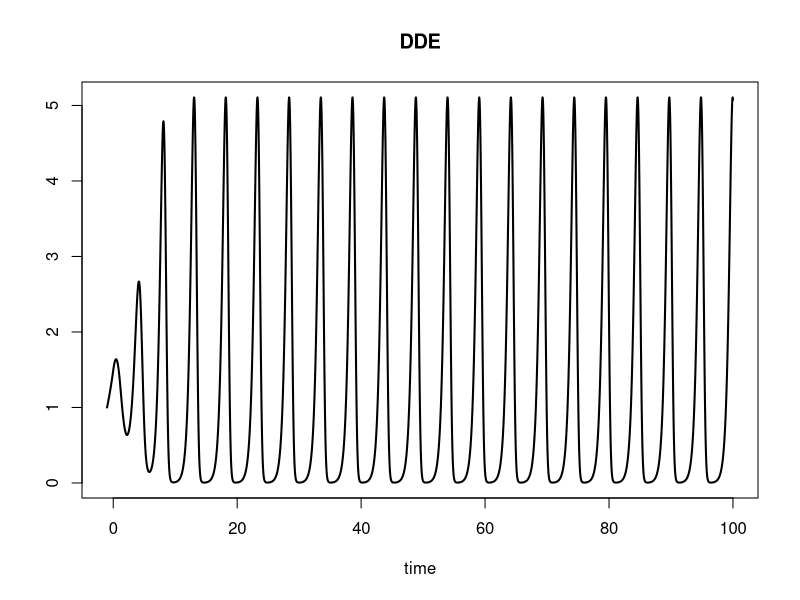

Write the R code that produced this figure.
library(deSolve)

derivs <- function(t,y,parms){
  if(t < 0)
    lag <- 1
  else
    lag <- lagvalue(t - 1)
  
  dy <- r *y * (1.2 - lag)
  list(dy,dy=dy)
}

r <- 2

yinit <- 1

times <- seq(-1,100,0.01)

yout <- dede(y = yinit, times = times, func = derivs,
             parms <- c(r))

plot(yout, which=1, type="l", lwd=2,main="DDE")
